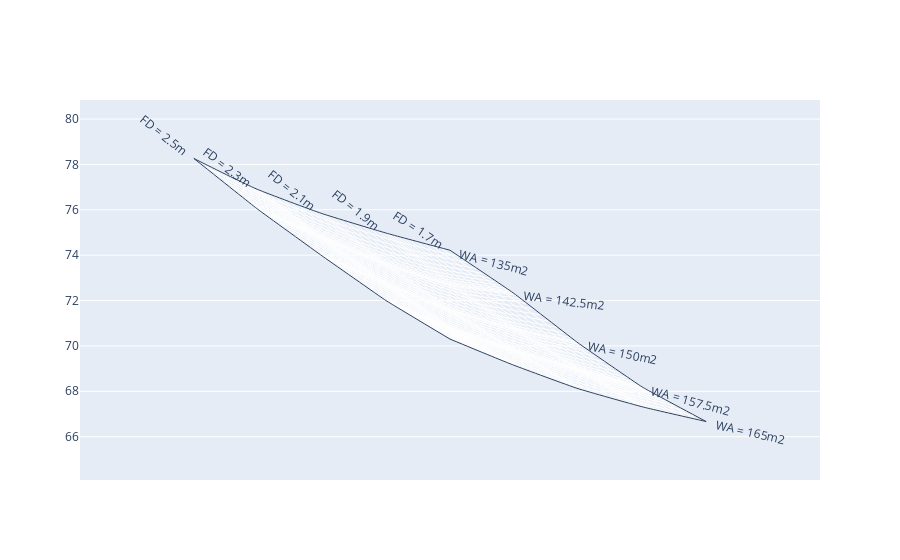

The cell this chart's notebook holds for it:
### Code cell
fig = go.Figure(go.Carpet(
    a=input["WingArea"],
    b=input["FanDiameter"]/10,
    y=output["app_speed"],

    aaxis=dict(
        tickprefix='WA = ',
        ticksuffix='m2',
        smoothing=0.2,
        minorgridcount=10,
    ),
    baxis=dict(
        tickprefix='FD = ',
        ticksuffix='m',
        smoothing=0.4,
        minorgridcount=9,
    )
))

fig.show()

### Figure 1 — Plotly figure (JSON) as saved in the notebook; plotly's stock layout.template omitted (floating-point values rounded to 4 significant figures)
{"data": [{"a": [135, 135, 135, 135, 135, 142.5, 142.5, 142.5, 142.5, 142.5, 150, 150, 150, 150, 150, 157.5, 157.5, 157.5, 157.5, 157.5, 165, 165, 165, 165, 165], "aaxis": {"minorgridcount": 10, "smoothing": 0.2, "tickprefix": "WA = ", "ticksuffix": "m2"}, "b": [1.7, 1.9, 2.1, 2.3, 2.5, 1.7, 1.9, 2.1, 2.3, 2.5, 1.7, 1.9, 2.1, 2.3, 2.5, 1.7, 1.9, 2.1, 2.3, 2.5, 1.7, 1.9, 2.1, 2.3, 2.5], "baxis": {"minorgridcount": 9, "smoothing": 0.4, "tickprefix": "FD = ", "ticksuffix": "m"}, "type": "carpet", "y": [74.22, 74.98, 75.84, 76.89, 78.26, 72.31, 72.71, 73.59, 74.77, 76.02, 70.13, 70.76, 71.59, 72.76, 73.97, 68.19, 68.97, 69.83, 70.82, 72.0, 66.67, 67.32, 68.12, 69.15, 70.3]}], "layout": {}}
